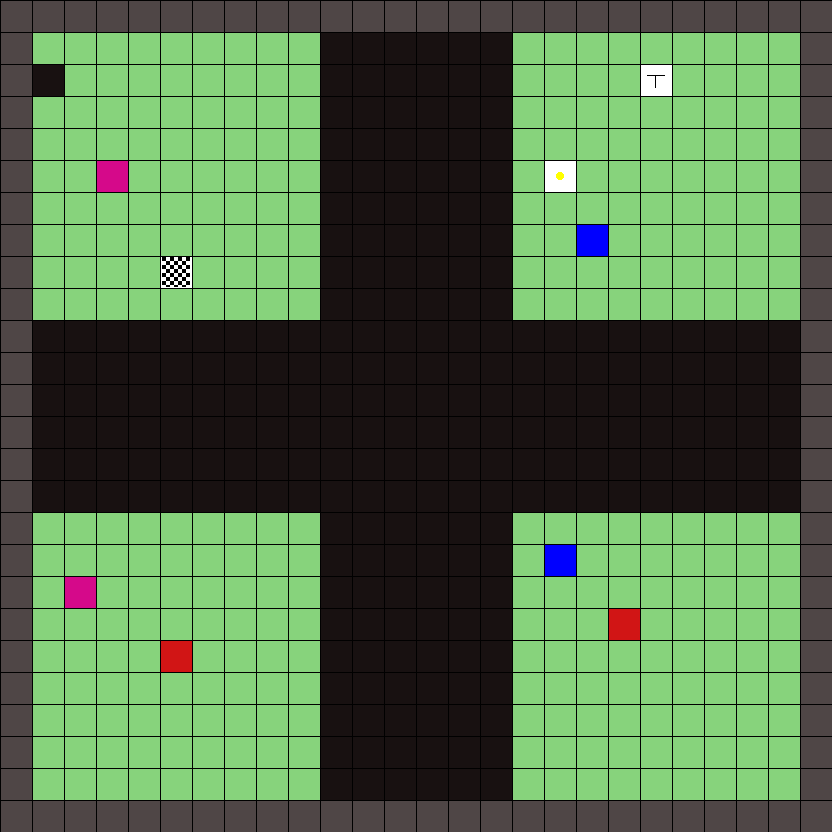

A 2D game scene composited from a Tiled map and its tileset images. What follows is a short description and the map's XML, with every tile layer's data as written:
An orthogonal 26x26 tile map with 32x32 px tiles, 1 tile layer (Tile Layer 1).

<map version="1.2" tiledversion="2019.05.08" orientation="orthogonal" renderorder="right-up" width="26" height="26" tilewidth="32" tileheight="32" infinite="0" nextlayerid="4" nextobjectid="1">
 <tileset firstgid="1" source="tileset/default_tileset.tsx" />
 <layer id="2" name="Tile Layer 1" width="26" height="26">
  <data encoding="csv">
1,1,1,1,1,1,1,1,1,1,1,1,1,1,1,1,1,1,1,1,1,1,1,1,1,1,
1,9,9,9,9,9,9,9,9,9,2,2,2,2,2,2,9,9,9,9,9,9,9,9,9,1,
1,2,9,9,9,9,9,9,9,9,2,2,2,2,2,2,9,9,9,9,3,9,9,9,9,1,
1,9,9,9,9,9,9,9,9,9,2,2,2,2,2,2,9,9,9,9,9,9,9,9,9,1,
1,9,9,9,9,9,9,9,9,9,2,2,2,2,2,2,9,9,9,9,9,9,9,9,9,1,
1,9,9,7,9,9,9,9,9,9,2,2,2,2,2,2,9,17,9,9,9,9,9,9,9,1,
1,9,9,9,9,9,9,9,9,9,2,2,2,2,2,2,9,9,9,9,9,9,9,9,9,1,
1,9,9,9,9,9,9,9,9,9,2,2,2,2,2,2,9,9,5,9,9,9,9,9,9,1,
1,9,9,9,9,10,9,9,9,9,2,2,2,2,2,2,9,9,9,9,9,9,9,9,9,1,
1,9,9,9,9,9,9,9,9,9,2,2,2,2,2,2,9,9,9,9,9,9,9,9,9,1,
1,2,2,2,2,2,2,2,2,2,2,2,2,2,2,2,2,2,2,2,2,2,2,2,2,1,
1,2,2,2,2,2,2,2,2,2,2,2,2,2,2,2,2,2,2,2,2,2,2,2,2,1,
1,2,2,2,2,2,2,2,2,2,2,2,2,2,2,2,2,2,2,2,2,2,2,2,2,1,
1,2,2,2,2,2,2,2,2,2,2,2,2,2,2,2,2,2,2,2,2,2,2,2,2,1,
1,2,2,2,2,2,2,2,2,2,2,2,2,2,2,2,2,2,2,2,2,2,2,2,2,1,
1,2,2,2,2,2,2,2,2,2,2,2,2,2,2,2,2,2,2,2,2,2,2,2,2,1,
1,9,9,9,9,9,9,9,9,9,2,2,2,2,2,2,9,9,9,9,9,9,9,9,9,1,
1,9,9,9,9,9,9,9,9,9,2,2,2,2,2,2,9,5,9,9,9,9,9,9,9,1,
1,9,7,9,9,9,9,9,9,9,2,2,2,2,2,2,9,9,9,9,9,9,9,9,9,1,
1,9,9,9,9,9,9,9,9,9,2,2,2,2,2,2,9,9,9,6,9,9,9,9,9,1,
1,9,9,9,9,6,9,9,9,9,2,2,2,2,2,2,9,9,9,9,9,9,9,9,9,1,
1,9,9,9,9,9,9,9,9,9,2,2,2,2,2,2,9,9,9,9,9,9,9,9,9,1,
1,9,9,9,9,9,9,9,9,9,2,2,2,2,2,2,9,9,9,9,9,9,9,9,9,1,
1,9,9,9,9,9,9,9,9,9,2,2,2,2,2,2,9,9,9,9,9,9,9,9,9,1,
1,9,9,9,9,9,9,9,9,9,2,2,2,2,2,2,9,9,9,9,9,9,9,9,9,1,
1,1,1,1,1,1,1,1,1,1,1,1,1,1,1,1,1,1,1,1,1,1,1,1,1,1
</data>
 </layer>
</map>